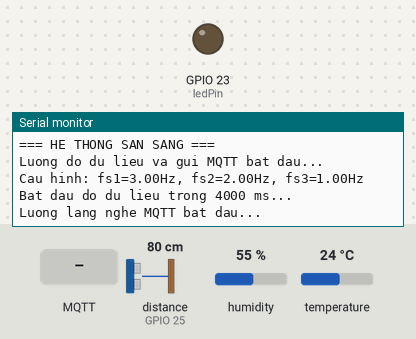
The program below on a simulated ESP32. On the bench: output pins drawn as LEDs (lit = HIGH), the last lines printed to the serial monitor. Wiring (inferred from the names in the program): ultrasonic range finder: trigger GPIO 27; echo GPIO 25. The test bench sets the inputs (shaded band); at power-on: distance to the obstacle (sensor on GPIO 25) 80 cm, humidity 55 %, temperature 24 °C. The echo pulse lasts 58.3 µs per cm; WiFi joins after 1.5 s; servers stay silent unless stated; no MQTT or app messages arrive unless stated; pins used as bus, display or sensor lines are not drawn.

Above: at 3.8 s.
3.9 s: MQTT message "1" arrives on the first subscribed topic
At 4.9 s:
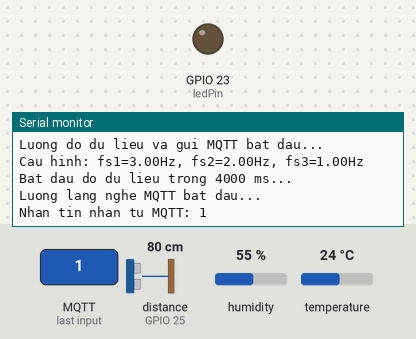
8.2 s: MQTT message "on" arrives on the first subscribed topic
At 9.4 s:
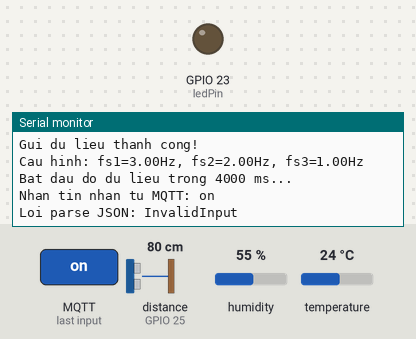
9.7 s: MQTT message "off" arrives on the first subscribed topic
At 10.8 s:
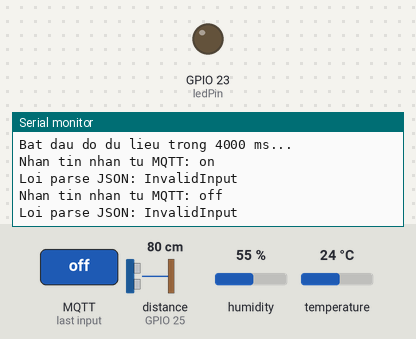

The program:

main.cpp
```cpp
#include <Arduino.h>
#include <Wire.h>
#include <BH1750.h>
#include <DHT.h>
#include <WiFi.h>
#include <PubSubClient.h>
#include <WiFiClientSecure.h>
#include <ArduinoJson.h>

// ========== WiFi ==========
const char *WIFI_SSID = "Nhan Home";
const char *WIFI_PASSWORD = "nhanhome";

// ========== MQTT HiveMQ Cloud ==========
const char *MQTT_BROKER = "5b91e3ce790f41e78062533f58758704.s1.eu.hivemq.cloud";
const int MQTT_PORT = 8883;
const char *MQTT_USERNAME = "ESP32";
const char *MQTT_PASSWORD = "Vanh080105";
const char *MQTT_TOPIC_DATA = "esp32/data";
const char *MQTT_TOPIC_CONFIG = "esp32/config";

// WiFi + MQTT Client
WiFiClientSecure espClient;
PubSubClient client(espClient);

// ========== HC-SR04 ==========
const int trigPin = 27;
const int echoPin = 25;

// ========== BH1750 ==========
BH1750 lightMeter;

// ========== DHT22 ==========
#define DHTPIN 4
#define DHTTYPE DHT11
DHT dht(DHTPIN, DHTTYPE);

// ========== LED PWM ==========
const int ledPin = 23;
const int ledcChannel = 0;
const int ledcFreq = 5000;    // Tần số PWM 5kHz
const int ledcResolution = 8; // Độ phân giải 8 bit (0-255)

// ========== Tham số hệ thống ==========
volatile unsigned long measurementDurationMs = 4000; // Thời gian đo (ms) - có thể điều chỉnh qua MQTT
volatile float fs1 = 3;                              // Tần số lấy mẫu HCSR04 (Hz)
volatile float fs2 = 2;                              // Tần số lấy mẫu BH1750 (Hz)
volatile float fs3 = 1;                              // Tần số lấy mẫu DHT (Hz) - TỐI ĐA 2.5 Hz
volatile int distanceCm = 30;                        // Ngưỡng khoảng cách (cm)

// ========== Mảng dữ liệu đơn giản ==========
float *distanceArray = nullptr;
float *luxArray = nullptr;
float *temperatureArray = nullptr;
float *humidityArray = nullptr;

// Kích thước mảng và số phần tử thực tế
size_t distanceArraySize = 0;
size_t distanceCount = 0;
size_t luxArraySize = 0;
size_t luxCount = 0;
size_t temperatureArraySize = 0;
size_t temperatureCount = 0;
size_t humidityArraySize = 0;
size_t humidityCount = 0;

// Flags
volatile bool shouldRestartMeasurement = false;
SemaphoreHandle_t configMutex;
SemaphoreHandle_t mqttMutex;

// ====================================================================
// KẾT NỐI WIFI
// ====================================================================
void connectWiFi()
{
  Serial.print("Dang ket noi WiFi...");
  WiFi.begin(WIFI_SSID, WIFI_PASSWORD);
  while (WiFi.status() != WL_CONNECTED)
  {
    delay(500);
    Serial.print(".");
  }
  Serial.println("\nWiFi da ket noi!");
  Serial.print("IP: ");
  Serial.println(WiFi.localIP());
}

// ====================================================================
// KẾT NỐI MQTT
// ====================================================================
void connectMQTT()
{
  while (!client.connected())
  {
    Serial.print("Dang ket noi MQTT...");
    if (client.connect("ESP32_Client", MQTT_USERNAME, MQTT_PASSWORD))
    {
      Serial.println(" => Thanh cong!");
      client.subscribe(MQTT_TOPIC_CONFIG);
      Serial.println("Da subscribe topic: " + String(MQTT_TOPIC_CONFIG));
    }
    else
    {
      Serial.print(" => Loi. rc=");
      Serial.println(client.state());
      delay(2000);
    }
  }
}

// ====================================================================
// CALLBACK MQTT - Xử lý lệnh từ broker
// ====================================================================
void mqttCallback(char *topic, byte *payload, unsigned int length)
{
  // Tạo buffer an toàn để tránh buffer overflow
  char message[length + 1];
  memcpy(message, payload, length);
  message[length] = '\0';
  Serial.println("Nhan tin nhan tu MQTT: " + String(message));

  StaticJsonDocument<256> doc;
  DeserializationError error = deserializeJson(doc, message, length);

  if (error)
  {
    Serial.println("Loi parse JSON: " + String(error.c_str()));
    return;
  }

  if (xSemaphoreTake(configMutex, portMAX_DELAY))
  {
    bool configChanged = false;

    if (doc.containsKey("fs1"))
    {
      float new_fs1 = doc["fs1"].as<float>();
      if (new_fs1 > 0 && new_fs1 != fs1)
      {
        fs1 = new_fs1;
        Serial.println("Cap nhat fs1 = " + String(fs1));
        configChanged = true;
      }
    }
    if (doc.containsKey("fs2"))
    {
      float new_fs2 = doc["fs2"].as<float>();
      if (new_fs2 > 0 && new_fs2 != fs2)
      {
        fs2 = new_fs2;
        Serial.println("Cap nhat fs2 = " + String(fs2));
        configChanged = true;
      }
    }
    if (doc.containsKey("fs3"))
    {
      float new_fs3 = doc["fs3"].as<float>();
      // Giới hạn fs3 <= 2.5 Hz (DHT không hỗ trợ tần số cao hơn)
      if (new_fs3 > 2.5)
      {
        new_fs3 = 2.5;
        Serial.println("Canh bao: fs3 vuot qua 2.5 Hz, da gioi han ve 2.5 Hz");
      }
      if (new_fs3 > 0 && new_fs3 != fs3)
      {
        fs3 = new_fs3;
        Serial.println("Cap nhat fs3 = " + String(fs3) + " Hz");
        configChanged = true;
      }
    }
    if (doc.containsKey("distanceCm"))
    {
      int new_distanceCm = doc["distanceCm"].as<int>();
      if (new_distanceCm > 0 && new_distanceCm != distanceCm)
      {
        distanceCm = new_distanceCm;
        Serial.println("Cap nhat distanceCm = " + String(distanceCm));
        configChanged = true;
      }
    }
    if (doc.containsKey("duration"))
    {
      unsigned long new_duration = doc["duration"].as<unsigned long>();
      // Giới hạn duration từ 1000ms (1 giây) đến 60000ms (60 giây)
      if (new_duration < 1000)
      {
        new_duration = 1000;
        Serial.println("Canh bao: duration nho hon 1000ms, da gioi han ve 1000ms");
      }
      else if (new_duration > 60000)
      {
        new_duration = 60000;
        Serial.println("Canh bao: duration lon hon 60000ms, da gioi han ve 60000ms");
      }
      if (new_duration != measurementDurationMs)
      {
        measurementDurationMs = new_duration;
        Serial.println("Cap nhat duration = " + String(measurementDurationMs) + " ms");
        configChanged = true;
      }
    }

    xSemaphoreGive(configMutex);

    if (configChanged)
    {
      shouldRestartMeasurement = true;
      Serial.println("Co thay doi cau hinh, se restart do...");
    }
  }
}

// ====================================================================
// Đọc khoảng cách từ HC-SR04
// ====================================================================
float readDistance()
{
  digitalWrite(trigPin, LOW);
  delayMicroseconds(2);
  digitalWrite(trigPin, HIGH);
  delayMicroseconds(10);
  digitalWrite(trigPin, LOW);
  long duration = pulseIn(echoPin, HIGH);
  return duration * 0.034 / 2.0;
}

// ====================================================================
// Giải phóng tất cả mảng
// ====================================================================
void freeAllArrays()
{
  if (distanceArray != nullptr)
  {
    free(distanceArray);
    distanceArray = nullptr;
  }
  if (luxArray != nullptr)
  {
    free(luxArray);
    luxArray = nullptr;
  }
  if (temperatureArray != nullptr)
  {
    free(temperatureArray);
    temperatureArray = nullptr;
  }
  if (humidityArray != nullptr)
  {
    free(humidityArray);
    humidityArray = nullptr;
  }

  distanceArraySize = 0;
  luxArraySize = 0;
  temperatureArraySize = 0;
  humidityArraySize = 0;
}

// ====================================================================
// Reset index về 0 cho tất cả mảng
// ====================================================================
void resetCounters()
{
  distanceCount = 0;
  luxCount = 0;
  temperatureCount = 0;
  humidityCount = 0;
}

// ====================================================================
// Cấp phát mảng nếu cần (chỉ khi kích thước thay đổi)
// ====================================================================
bool allocateArraysIfNeeded(size_t size1, size_t size2, size_t size3)
{
  bool needRealloc = false;

  // Kiểm tra distance array
  if (distanceArraySize != size1)
  {
    if (distanceArray != nullptr)
    {
      free(distanceArray);
    }
    distanceArray = (float *)malloc(size1 * sizeof(float));
    if (distanceArray == nullptr)
      return false;
    distanceArraySize = size1;
    needRealloc = true;
  }

  // Kiểm tra lux array
  if (luxArraySize != size2)
  {
    if (luxArray != nullptr)
    {
      free(luxArray);
    }
    luxArray = (float *)malloc(size2 * sizeof(float));
    if (luxArray == nullptr)
      return false;
    luxArraySize = size2;
    needRealloc = true;
  }

  // Kiểm tra temperature array
  if (temperatureArraySize != size3)
  {
    if (temperatureArray != nullptr)
    {
      free(temperatureArray);
    }
    temperatureArray = (float *)malloc(size3 * sizeof(float));
    if (temperatureArray == nullptr)
      return false;
    temperatureArraySize = size3;
    needRealloc = true;
  }

  // Kiểm tra humidity array
  if (humidityArraySize != size3)
  {
    if (humidityArray != nullptr)
    {
      free(humidityArray);
    }
    humidityArray = (float *)malloc(size3 * sizeof(float));
    if (humidityArray == nullptr)
      return false;
    humidityArraySize = size3;
    needRealloc = true;
  }

  return true;
}

// ====================================================================
// Gửi dữ liệu lên MQTT broker
// ====================================================================
void sendDataToMQTT()
{
  if (xSemaphoreTake(mqttMutex, pdMS_TO_TICKS(5000)) == pdTRUE)
  {
    if (!client.connected())
    {
      connectMQTT();
    }

    // Lấy cấu hình
    float local_fs1, local_fs2, local_fs3;
    int local_distanceCm;
    unsigned long local_duration;

    if (xSemaphoreTake(configMutex, portMAX_DELAY))
    {
      local_fs1 = fs1;
      local_fs2 = fs2;
      local_fs3 = fs3;
      local_distanceCm = distanceCm;
      local_duration = measurementDurationMs;
      xSemaphoreGive(configMutex);
    }

    Serial.println("Bat dau gui du lieu len broker...");

    // Tạo JSON document
    size_t estimatedSize = (distanceCount + luxCount + temperatureCount + humidityCount) * 15 + 500;
    DynamicJsonDocument doc(estimatedSize < 4096 ? 4096 : estimatedSize);

    // Distance
    JsonObject distanceObj = doc.createNestedObject("distance");
    distanceObj["fs"] = local_fs1;
    JsonArray distanceData = distanceObj.createNestedArray("data");
    if (distanceArray != nullptr)
    {
      for (size_t i = 0; i < distanceCount; i++)
      {
        distanceData.add(distanceArray[i]);
      }
    }

    // Lux (chỉ gửi nếu có dữ liệu)
    if (luxCount > 0 && luxArray != nullptr)
    {
      JsonObject luxObj = doc.createNestedObject("lux");
      luxObj["fs"] = local_fs2;
      JsonArray luxData = luxObj.createNestedArray("data");
      for (size_t i = 0; i < luxCount; i++)
      {
        luxData.add(luxArray[i]);
      }
    }

    // DHT
    JsonObject dhtObj = doc.createNestedObject("dht");
    dhtObj["fs"] = local_fs3;

    JsonArray tempData = dhtObj.createNestedArray("temperature");
    if (temperatureArray != nullptr)
    {
      for (size_t i = 0; i < temperatureCount; i++)
      {
        tempData.add(temperatureArray[i]);
      }
    }

    JsonArray humiData = dhtObj.createNestedArray("humidity");
    if (humidityArray != nullptr)
    {
      for (size_t i = 0; i < humidityCount; i++)
      {
        humiData.add(humidityArray[i]);
      }
    }

    // Meta
    JsonObject metaObj = doc.createNestedObject("meta");
    metaObj["duration"] = local_duration;
    metaObj["distanceCm"] = local_distanceCm;

    // Serialize và gửi
    size_t jsonSize = measureJson(doc) + 1;
    char *payload = (char *)malloc(jsonSize);

    if (payload != nullptr)
    {
      serializeJson(doc, payload, jsonSize);
      Serial.println("Kich thuoc JSON: " + String(jsonSize - 1) + " bytes");

      // Kiểm tra lại connection trước khi publish
      if (!client.connected())
      {
        Serial.println("MQTT da mat ket noi, dang ket noi lai...");
        connectMQTT();
      }

      // Publish với độ dài chính xác (jsonSize - 1 vì đã có null terminator)
      // PubSubClient: publish(topic, payload, length) hoặc publish(topic, payload) cho string
      bool publishResult = client.publish(MQTT_TOPIC_DATA, (uint8_t *)payload, jsonSize - 1);

      if (publishResult)
      {
        Serial.println("Gui du lieu thanh cong!");
      }
      else
      {
        Serial.print("Loi khi gui du lieu! State: ");
        Serial.println(client.state());
        // Thử reconnect nếu lỗi
        if (client.state() != MQTT_CONNECTED)
        {
          client.disconnect();
          connectMQTT();
        }
      }

      free(payload);
    }
    else
    {
      Serial.println("LOI: Khong the cap phat bo nho cho JSON payload!");
    }

    xSemaphoreGive(mqttMutex);
  }
  else
  {
    Serial.println("LOI: Khong the lay mutex MQTT!");
  }
}

// ====================================================================
// LUỒNG 1: Đo dữ liệu và gửi lên MQTT
// ====================================================================
void measurementTask(void *parameter)
{
  Serial.println("Luong do du lieu va gui MQTT bat dau...");

  while (true)
  {
    // Đọc cấu hình
    float local_fs1, local_fs2, local_fs3;
    int local_distanceCm;
    unsigned long local_duration;

    if (xSemaphoreTake(configMutex, portMAX_DELAY))
    {
      local_fs1 = fs1;
      local_fs2 = fs2;
      local_fs3 = fs3;
      local_distanceCm = distanceCm;
      local_duration = measurementDurationMs;
      xSemaphoreGive(configMutex);
    }

    // Đảm bảo fs3 không vượt quá 2.5 Hz (giới hạn của DHT)
    if (local_fs3 > 2.5)
    {
      local_fs3 = 2.5;
      Serial.println("Canh bao: fs3 da duoc gioi han ve 2.5 Hz trong measurementTask");
    }

    // Tính kích thước mảng dựa trên duration (chuyển từ ms sang giây)
    float durationSeconds = local_duration / 1000.0;
    size_t size1 = (local_fs1 > 0) ? (size_t)(local_fs1 * durationSeconds) + 1 : 1;
    size_t size2 = (local_fs2 > 0) ? (size_t)(local_fs2 * durationSeconds) + 1 : 1;
    size_t size3 = (local_fs3 > 0) ? (size_t)(local_fs3 * durationSeconds) + 1 : 1;

    Serial.println("Cau hinh: fs1=" + String(local_fs1) + "Hz, fs2=" + String(local_fs2) + "Hz, fs3=" + String(local_fs3) + "Hz");

    // Cấp phát mảng nếu cần (chỉ khi kích thước thay đổi)
    if (!allocateArraysIfNeeded(size1, size2, size3))
    {
      Serial.println("LOI: Khong the cap phat bo nho!");
      vTaskDelay(pdMS_TO_TICKS(1000));
      continue;
    }

    // Reset counters về 0
    resetCounters();

    shouldRestartMeasurement = false;

    // Tính chu kỳ lấy mẫu (ms)
    unsigned long period1_ms = (local_fs1 > 0) ? (unsigned long)(1000.0 / local_fs1) : 1000;
    unsigned long period2_ms = (local_fs2 > 0) ? (unsigned long)(1000.0 / local_fs2) : 1000;
    unsigned long period3_ms = (local_fs3 > 0) ? (unsigned long)(1000.0 / local_fs3) : 1000;

    Serial.println("Bat dau do du lieu trong " + String(local_duration) + " ms...");

    unsigned long startTime = millis();
    unsigned long lastTime1 = 0;
    unsigned long lastTime2 = 0;
    unsigned long lastTime3 = 0;
    bool lightSensorActive = false;

    // Đo trong thời gian duration đã cấu hình
    while ((millis() - startTime) < local_duration)
    {
      if (shouldRestartMeasurement)
      {
        Serial.println("Co thay doi cau hinh, dung do va bat dau lai...");
        shouldRestartMeasurement = false;
        break;
      }

      unsigned long currentTime = millis();

      // Đọc HCSR04 (fs1)
      if ((currentTime - lastTime1) >= period1_ms)
      {
        float dist = readDistance();
        lightSensorActive = (dist < local_distanceCm);

        // Tắt LED nếu không có vật cản
        if (!lightSensorActive)
        {
          ledcWrite(ledcChannel, 0);
        }

        if (distanceCount < distanceArraySize)
        {
          distanceArray[distanceCount++] = dist;
        }
        lastTime1 = currentTime;
      }

      // Đọc BH1750 (fs2) - chỉ khi có vật cản
      if (lightSensorActive && (currentTime - lastTime2) >= period2_ms)
      {
        float lux = lightMeter.readLightLevel();
        if (luxCount < luxArraySize)
        {
          luxArray[luxCount++] = lux;
        }

        // Tính duty cycle: duty = (int)(255 - 255*lux/400)
        // Nếu duty < 0 thì set duty = 0
        int duty = (int)(255 - 255 * lux / 200);
        if (duty < 0)
        {
          duty = 0;
        }
        if (duty > 255)
        {
          duty = 255;
        }
        ledcWrite(ledcChannel, duty);

        lastTime2 = currentTime;
      }

      // Đọc DHT (fs3)
      if ((currentTime - lastTime3) >= period3_ms)
      {
        float temp = dht.readTemperature();
        float humi = dht.readHumidity();

        if (temperatureCount < temperatureArraySize)
        {
          temperatureArray[temperatureCount++] = temp;
        }
        if (humidityCount < humidityArraySize)
        {
          humidityArray[humidityCount++] = humi;
        }
        lastTime3 = currentTime;
      }

      vTaskDelay(pdMS_TO_TICKS(1));
    }

    // Nếu không bị restart, gửi dữ liệu
    if (!shouldRestartMeasurement)
    {
      Serial.println("Ket thuc do du lieu:");
      Serial.println("  Distance: " + String(distanceCount));
      Serial.println("  Lux: " + String(luxCount));
      Serial.println("  Temperature: " + String(temperatureCount));
      Serial.println("  Humidity: " + String(humidityCount));

      sendDataToMQTT();
      // Không cần free mảng, chỉ reset counter ở chu kỳ tiếp theo
    }

    vTaskDelay(pdMS_TO_TICKS(100));
  }
}

// ====================================================================
// LUỒNG 2: Chỉ lắng nghe sự kiện từ MQTT
// ====================================================================
void mqttListenerTask(void *parameter)
{
  Serial.println("Luong lang nghe MQTT bat dau...");

  while (true)
  {
    if (xSemaphoreTake(mqttMutex, pdMS_TO_TICKS(100)) == pdTRUE)
    {
      if (!client.connected())
      {
        connectMQTT();
      }
      client.loop();
      xSemaphoreGive(mqttMutex);
    }
    vTaskDelay(pdMS_TO_TICKS(10));
  }
}

// ====================================================================
// SETUP
// ====================================================================
void setup()
{
  Serial.begin(9600);
  delay(1000);

  Serial.println("\n=== KHOI DONG HE THONG ===");

  pinMode(trigPin, OUTPUT);
  pinMode(echoPin, INPUT);

  Wire.begin(21, 22);
  if (lightMeter.begin(BH1750::CONTINUOUS_HIGH_RES_MODE))
  {
    Serial.println("BH1750 khoi tao thanh cong");
  }

  dht.begin();

  // Khởi tạo PWM cho LED
  ledcSetup(ledcChannel, ledcFreq, ledcResolution);
  ledcAttachPin(ledPin, ledcChannel);
  ledcWrite(ledcChannel, 0); // Tắt LED ban đầu
  Serial.println("LED PWM khoi tao thanh cong");

  connectWiFi();
  espClient.setInsecure();
  client.setServer(MQTT_BROKER, MQTT_PORT);
  client.setCallback(mqttCallback);
  client.setBufferSize(1024); // Set buffer size cho PubSubClient
  client.setKeepAlive(60);    // Keep alive 60 giây
  connectMQTT();

  configMutex = xSemaphoreCreateMutex();
  mqttMutex = xSemaphoreCreateMutex();

  if (configMutex == NULL || mqttMutex == NULL)
  {
    Serial.println("LOI: Khong the tao mutex!");
    while (1)
      delay(1000);
  }

  xTaskCreatePinnedToCore(
      measurementTask,
      "MeasurementTask",
      8192,
      NULL,
      2,
      NULL,
      1);

  xTaskCreatePinnedToCore(
      mqttListenerTask,
      "MQTTListenerTask",
      4096,
      NULL,
      1,
      NULL,
      0);

  Serial.println("=== HE THONG SAN SANG ===");
}

// ====================================================================
// LOOP
// ====================================================================
void loop()
{
  vTaskDelay(pdMS_TO_TICKS(1000));
}

// #include <Arduino.h>

// const int pwmPin = 23;
// const int pwmChannel = 0;
// const int pwmFreq = 5000;
// const int pwmResolution = 8;

// void setup()
// {
//   ledcSetup(pwmChannel, pwmFreq, pwmResolution);
//   ledcAttachPin(pwmPin, pwmChannel);
// }

// void loop()
// {
//   // Tăng sáng
//   for (int duty = 0; duty <= 255; duty++)
//   {
//     ledcWrite(pwmChannel, duty);
//     delay(5);
//   }

//   // Giảm sáng
//   for (int duty = 255; duty >= 0; duty--)
//   {
//     ledcWrite(pwmChannel, duty);
//     delay(5);
//   }
// }
```

Measured:
- after the input at 3.9 s, the serial monitor: prints a new line at once (image 1)
- after the input at 8.2 s, the serial monitor: prints a new line at once (image 2)
- after the input at 9.7 s, the serial monitor: prints a new line at once (image 3)
